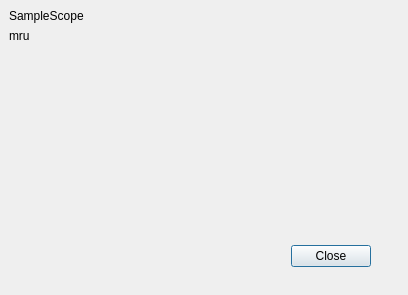
<?xml version="1.0" encoding="UTF-8"?>
<ui version="4.0">
 <class>AboutDialog</class>
 <widget class="QDialog" name="AboutDialog">
  <property name="windowModality">
   <enum>Qt::WindowModal</enum>
  </property>
  <property name="geometry">
   <rect>
    <x>0</x>
    <y>0</y>
    <width>408</width>
    <height>295</height>
   </rect>
  </property>
  <property name="windowTitle">
   <string>About SampleScope</string>
  </property>
  <widget class="QDialogButtonBox" name="buttonBox">
   <property name="geometry">
    <rect>
     <x>30</x>
     <y>240</y>
     <width>341</width>
     <height>32</height>
    </rect>
   </property>
   <property name="orientation">
    <enum>Qt::Horizontal</enum>
   </property>
   <property name="standardButtons">
    <set>QDialogButtonBox::Close</set>
   </property>
  </widget>
  <widget class="QWidget" name="widget" native="true">
   <property name="geometry">
    <rect>
     <x>9</x>
     <y>9</y>
     <width>116</width>
     <height>58</height>
    </rect>
   </property>
   <layout class="QFormLayout" name="formLayout">
    <item row="0" column="0">
     <widget class="QLabel" name="label">
      <property name="text">
       <string>SampleScope</string>
      </property>
     </widget>
    </item>
    <item row="1" column="0">
     <widget class="QLabel" name="label_2">
      <property name="text">
       <string>mru</string>
      </property>
     </widget>
    </item>
   </layout>
  </widget>
 </widget>
 <resources/>
 <connections>
  <connection>
   <sender>buttonBox</sender>
   <signal>accepted()</signal>
   <receiver>AboutDialog</receiver>
   <slot>accept()</slot>
   <hints>
    <hint type="sourcelabel">
     <x>248</x>
     <y>254</y>
    </hint>
    <hint type="destinationlabel">
     <x>157</x>
     <y>274</y>
    </hint>
   </hints>
  </connection>
  <connection>
   <sender>buttonBox</sender>
   <signal>rejected()</signal>
   <receiver>AboutDialog</receiver>
   <slot>reject()</slot>
   <hints>
    <hint type="sourcelabel">
     <x>316</x>
     <y>260</y>
    </hint>
    <hint type="destinationlabel">
     <x>286</x>
     <y>274</y>
    </hint>
   </hints>
  </connection>
 </connections>
</ui>
